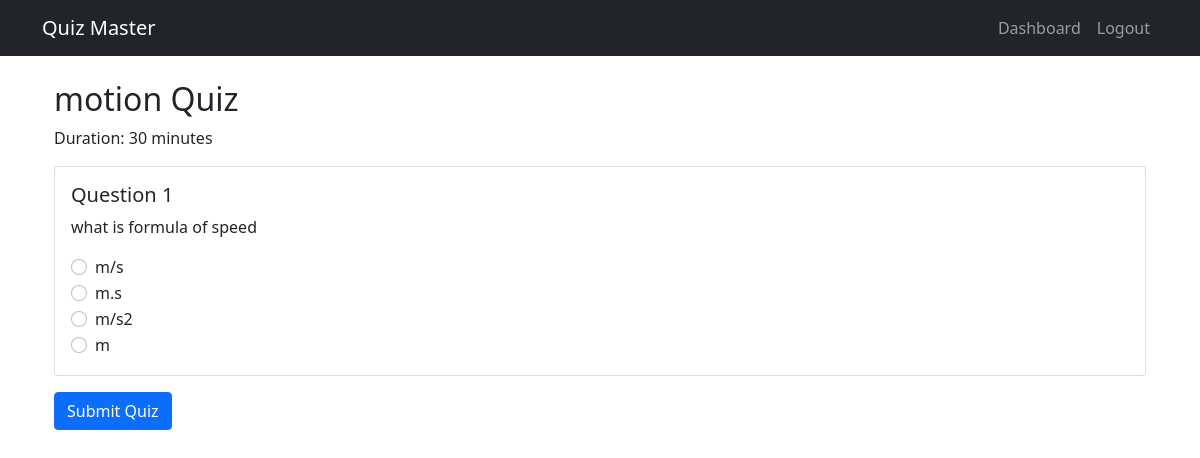
Screenshot of /quiz/1 (signed in) with the database file from the repository.
### application/models.py (models this page shows)
class Chapter(db.Model):
    id = db.Column(db.Integer, primary_key=True)
    name = db.Column(db.String(100), nullable=False)
    description = db.Column(db.Text)
    subject_id = db.Column(db.Integer, db.ForeignKey('subject.id'), nullable=False)
    quizzes = db.relationship('Quiz', backref='chapter', lazy=True, cascade='all, delete-orphan')

class Quiz(db.Model):
    id = db.Column(db.Integer, primary_key=True)
    chapter_id = db.Column(db.Integer, db.ForeignKey('chapter.id'), nullable=False)
    date_of_quiz = db.Column(db.DateTime, nullable=False)
    time_duration = db.Column(db.Integer, nullable=False)  # in minutes
    remarks = db.Column(db.Text)
    questions = db.relationship('Question', backref='quiz', lazy=True)
    scores = db.relationship('Score', backref='quiz', lazy=True)

class Question(db.Model):
    id = db.Column(db.Integer, primary_key=True)
    quiz_id = db.Column(db.Integer, db.ForeignKey('quiz.id'), nullable=False)
    question_text = db.Column(db.Text, nullable=False)
    option1 = db.Column(db.String(200), nullable=False)
    option2 = db.Column(db.String(200), nullable=False)
    option3 = db.Column(db.String(200), nullable=False)
    option4 = db.Column(db.String(200), nullable=False)
    correct_option = db.Column(db.Integer, nullable=False)

### application/routes.py (the view)
@bp.route('/quiz/<int:quiz_id>')
def take_quiz(quiz_id):
    if not session.get('user_id'):
        return redirect(url_for('routes.login'))
    quiz = Quiz.query.get_or_404(quiz_id)
    return render_template('quiz.html', quiz=quiz)

### templates/quiz.html
{% extends "index.html" %}
{% block content %}
<div class="container">
    <h2>{{ quiz.chapter.name }} Quiz</h2>
    <p>Duration: {{ quiz.time_duration }} minutes</p>
    <form method="POST" action="{{ url_for('routes.submit_quiz', quiz_id=quiz.id) }}">
        {% for question in quiz.questions %}
        <div class="card mb-3">
            <div class="card-body">
                <h5 class="card-title">Question {{ loop.index }}</h5>
                <p class="card-text">{{ question.question_text }}</p>
                <div class="form-check">
                    <input class="form-check-input" type="radio" name="question_{{ question.id }}" value="1" required>
                    <label class="form-check-label">{{ question.option1 }}</label>
                </div>
                <div class="form-check">
                    <input class="form-check-input" type="radio" name="question_{{ question.id }}" value="2">
                    <label class="form-check-label">{{ question.option2 }}</label>
                </div>
                <div class="form-check">
                    <input class="form-check-input" type="radio" name="question_{{ question.id }}" value="3">
                    <label class="form-check-label">{{ question.option3 }}</label>
                </div>
                <div class="form-check">
                    <input class="form-check-input" type="radio" name="question_{{ question.id }}" value="4">
                    <label class="form-check-label">{{ question.option4 }}</label>
                </div>
            </div>
        </div>
        {% endfor %}
        <button type="submit" class="btn btn-primary">Submit Quiz</button>
    </form>
</div>
{% endblock %}

### rows the page displays
Chapter: chapter.name "motion"
Quiz: time_duration "30"
Question: question_text "what is formula of speed", option1 "m/s", option2 "m.s", option3 "m/s2", option4 "m"
